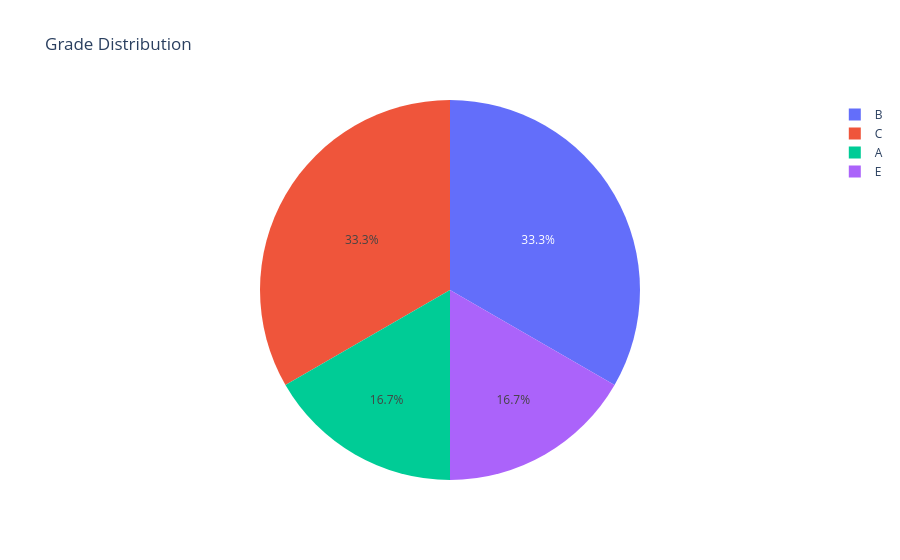

Notebook cell for this chart:
### Code cell
import plotly.express as go

fig = px.pie(
    values = df1["year"],
    names = df1.index,
    title = "Grade Distribution"
)

fig.show()

### Figure 1 — Plotly figure (JSON) as saved in the notebook; plotly's stock layout.template omitted (floating-point values rounded to 4 significant figures)
{"data": [{"domain": {"x": [0, 1], "y": [0, 1]}, "hovertemplate": "label=%{label}<br>value=%{value}<extra></extra>", "labels": ["A", "B", "C", "E"], "legendgroup": "", "name": "", "showlegend": true, "type": "pie", "values": [1, 2, 2, 1]}], "layout": {"legend": {"tracegroupgap": 0}, "title": {"text": "Grade Distribution"}}}
